Frame 1 (no input): blank canvas, image omitted
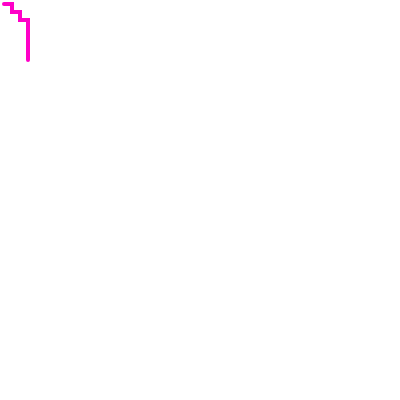
Frame 60 (no input)
Frame 120 (the mouse pressed at the canvas centre since frame 60): blank canvas, image omitted

The p5.js sketch that drew this single still picture (run headless with seeded random() and noise() and a simulated clock; from frame 60 on, the mouse is pressed at the canvas centre):

// p5.js sketch
// ── sketch.js
// Daniel Shiffman
// http://codingtra.in
// http://patreon.com/codingtrain
// Part 1: https://youtu.be/aKYlikFAV4k
// Part 2: https://youtu.be/EaZxUCWAjb0
// Part 3: https://youtu.be/jwRT4PCT6RU

// Function to delete element from the array
function removeFromArray(arr, elt) {
  // Could use indexOf here instead to be more efficient
  for (var i = arr.length - 1; i >= 0; i--) {
    if (arr[i] == elt) {
      arr.splice(i, 1);
    }
  }
}

// An educated guess of how far it is between two points
function heuristic(a, b) {
  var d = dist(a.i, a.j, b.i, b.j);
  // var d = abs(a.i - b.i) + abs(a.j - b.j);
  return d;
}

// How many columns and rows?
var cols = 50;
var rows = 50;

// This will the 2D array
var grid = new Array(cols);

// Open and closed set
var openSet = [];
var closedSet = [];

// Start and end
var start;
var end;

// Width and height of each cell of grid
var w, h;

// The road taken
var path = [];

function setup() {
  createCanvas(400, 400);
  console.log('A*');

  // Grid cell size
  w = width / cols;
  h = height / rows;

  // Making a 2D array
  for (var i = 0; i < cols; i++) {
    grid[i] = new Array(rows);
  }

  for (var i = 0; i < cols; i++) {
    for (var j = 0; j < rows; j++) {
      grid[i][j] = new Spot(i, j);
    }
  }

  // Start and end
  start = grid[0][0];
  end = grid[cols - 1][rows - 1];
  start.wall = false;
  end.wall = false;

  // All the neighbors
  for (var i = 0; i < cols; i++) {
    for (var j = 0; j < rows; j++) {
      grid[i][j].addNeighbors(grid);
    }
  }

  // openSet starts with beginning only
  openSet.push(start);
}

function draw() {

  // Am I still searching?
  if (openSet.length > 0) {

    // Best next option
    var winner = 0;
    for (var i = 0; i < openSet.length; i++) {
      if (openSet[i].f < openSet[winner].f) {
        winner = i;
      }
    }
    var current = openSet[winner];

    // Did I finish?
    if (current === end) {
      noLoop();
      console.log("DONE!");
      createP('Completed!');
    }

    // Best option moves from openSet to closedSet
    removeFromArray(openSet, current);
    closedSet.push(current);

    // Check all the neighbors
    var neighbors = current.neighbors;
    for (var i = 0; i < neighbors.length; i++) {
      var neighbor = neighbors[i];

      // Valid next spot?
      if (!closedSet.includes(neighbor) && !neighbor.wall) {
        var tempG = current.g + heuristic(neighbor, current);

        // Is this a better path than before?
        var newPath = false;
        if (openSet.includes(neighbor)) {
          if (tempG < neighbor.g) {
            neighbor.g = tempG;
            newPath = true;
          }
        } else {
          neighbor.g = tempG;
          newPath = true;
          openSet.push(neighbor);
        }

        // Yes, it's a better path
        if (newPath) {
          neighbor.h = heuristic(neighbor, end);
          neighbor.f = neighbor.g + neighbor.h;
          neighbor.previous = current;
        }
      }

    }
  // Uh oh, no solution
  } else {
    console.log('no solution');
    createP('No solution.');
    noLoop();
    return;
  }

  // Draw current state of everything
  background(255);

  for (var i = 0; i < cols; i++) {
    for (var j = 0; j < rows; j++) {
      grid[i][j].show();
    }
  }

  for (var i = 0; i < closedSet.length; i++) {
    closedSet[i].show(color(255, 0, 0, 50));
  }

  for (var i = 0; i < openSet.length; i++) {
    openSet[i].show(color(0, 255, 0, 50));
  }


  // Find the path by working backwards
  path = [];
  var temp = current;
  path.push(temp);
  while (temp.previous) {
    path.push(temp.previous);
    temp = temp.previous;
  }


  // for (var i = 0; i < path.length; i++) {
    // path[i].show(color(0, 0, 255));
  //}

  // Drawing path as continuous line
  noFill();
  stroke(255, 0, 200);
  strokeWeight(w / 2);
  beginShape();
  for (var i = 0; i < path.length; i++) {
    vertex(path[i].i * w + w / 2, path[i].j * h + h / 2);
  }
  endShape();



}

// ── astarpathfinder.js
function AStarPathFinder(map, start, end, allowDiagonals) {
    this.map = map;
    this.lastCheckedNode = start;
    this.openSet = [];
    // openSet starts with beginning node only
    this.openSet.push(start);
    this.closedSet = [];
    this.start = start;
    this.end = end;
    this.allowDiagonals = allowDiagonals;

    //This function returns a measure of aesthetic preference for
    //use when ordering the openSet. It is used to prioritise
    //between equal standard heuristic scores. It can therefore
    //be anything you like without affecting the ability to find
    //a minimum cost path.

    this.visualDist = function(a, b) {
        return dist(a.i, a.j, b.i, b.j);
    }

    // An educated guess of how far it is between two points

    this.heuristic = function(a, b) {
        var d;
        if (allowDiagonals) {
            d = dist(a.i, a.j, b.i, b.j);
        } else {
            d = abs(a.i - b.i) + abs(a.j - b.j);
        }
        return d;
    }


    //Run one finding step.
    //returns 0 if search ongoing
    //returns 1 if goal reached
    //returns -1 if no solution
    this.step = function() {

        if (this.openSet.length > 0) {

            // Best next option
            var winner = 0;
            for (var i = 1; i < this.openSet.length; i++) {
                if (this.openSet[i].f < this.openSet[winner].f) {
                    winner = i;
                }
                //if we have a tie according to the standard heuristic
                if (this.openSet[i].f == this.openSet[winner].f) {
                    //Prefer to explore options with longer known paths (closer to goal)
                    if (this.openSet[i].g > this.openSet[winner].g) {
                        winner = i;
                    }
                    //if we're using Manhattan distances then also break ties
                    //of the known distance measure by using the visual heuristic.
                    //This ensures that the search concentrates on routes that look
                    //more direct. This makes no difference to the actual path distance
                    //but improves the look for things like games or more closely
                    //approximates the real shortest path if using grid sampled data for
                    //planning natural paths.
                    if (!this.allowDiagonals) {
                        if (this.openSet[i].g == this.openSet[winner].g &&
                            this.openSet[i].vh < this.openSet[winner].vh) {
                            winner = i;
                        }
                    }
                }
            }
            var current = this.openSet[winner];
            this.lastCheckedNode = current;

            // Did I finish?
            if (current === this.end) {
                console.log("DONE!");
                return 1;
            }

            // Best option moves from openSet to closedSet
            removeFromArray(this.openSet, current);
            this.closedSet.push(current);

            // Check all the neighbors
            var neighbors = current.neighbors;
            for (var i = 0; i < neighbors.length; i++) {
                var neighbor = neighbors[i];

                // Valid next spot?
                if (!this.closedSet.includes(neighbor) && !neighbor.wall) {
                    var tempG = current.g + this.heuristic(neighbor, current);

                    // Is this a better path than before?
                    var newPath = false;
                    if (this.openSet.includes(neighbor)) {
                        if (tempG < neighbor.g) {
                            neighbor.g = tempG;
                            newPath = true;
                        }
                    } else {
                        neighbor.g = tempG;
                        newPath = true;
                        this.openSet.push(neighbor);
                    }

                    // Yes, it's a better path
                    if (newPath) {
                        neighbor.h = this.heuristic(neighbor, this.end);
                        if (!this.allowDiagonals) {
                            neighbor.vh = this.visualDist(neighbor, this.end);
                        }
                        neighbor.f = neighbor.g + neighbor.h;
                        neighbor.previous = current;
                    }
                }

            }
            return 0;
            // Uh oh, no solution
        } else {
            console.log('no solution');
            return -1;
        }
    }
}

// ── bspmap.js
function BspMap(cols, rows, x, y, w, h, allowDiagonals){
    this.cols = cols;
    this.rows = rows;
    this.x = x;
    this.y = y;
    this.w = w;
    this.h = h;
    this.allowDiagonals = allowDiagonals;
    this.mainTree;

    this.grid = [];
    this.path = [];
    this.start = {x:0, y:0};
    this.end = {x:cols-1, y:rows-1};

    this.DISCARD_BY_RATIO = true;
    this.H_RATIO = 0.45;
    this.W_RATIO = 0.45;

    this.N_ITERATIONS = 4;

    this.build = function()
    {
        this.grid = [];
        for (var i = 0; i < this.cols; i++) {
            this.grid[i] = [];
            for (var j = 0; j < this.rows; j++) {
                this.grid[i][j] = new Spot(i, j, x + i * w /this.cols, y + j * h / this.rows, w / this.cols, h / this.rows, true);
            }
        }

        var mainContainer = new Container(1, 1, this.cols-2, this.rows-2);
        this.mainTree = this.splitContainer(mainContainer, this.N_ITERATIONS);

        // Write the rooms into the grid
        var leafs = this.mainTree.getLeafs();
        for(var i= 0; i < leafs.length; i++)
        {
            var room = new Room(leafs[i]);
            room.removeWallsFromGrid(this.grid);
        }
        // Write the halls into the grid
        this.carvePath(this.mainTree, this.grid);
        this.carveEntranceAndExit(this.grid, this.start, this.end);

        //Hook up neighbors
        for (var i = 0; i < this.cols; i++) {
            for (var j = 0; j < this.rows; j++) {
                this.grid[i][j].addNeighbors(this.grid, this.allowDiagonals);
            }
        }
    }

    this.carvePath = function(tree, grid)
    {
        if (tree.lchild == undefined || tree.rchild == undefined){
            return;
        }
        var leftX = floor(tree.lchild.leaf.center.x);
        var leftY = floor(tree.lchild.leaf.center.y);
        var rightX = floor(tree.rchild.leaf.center.x);
        var rightY = floor(tree.rchild.leaf.center.y);

        var x = leftX, y = leftY;
        while(x != rightX)
        {
            grid[x][y].wall = false;
            x += Math.sign(rightX - leftX);
        }
        while(y != rightY)
        {
            grid[x][y].wall = false;
            y += Math.sign(rightY - leftY);
        }

        this.carvePath(tree.lchild, grid);
        this.carvePath(tree.rchild, grid);
    }
    this.carveEntranceAndExit = function(grid, startPoint, endPoint)
    {
        // Entrance
        var x = startPoint.x;
        var y = startPoint.y;
        while(grid[x][y].wall)
        {
            grid[x++][y].wall = false;
            grid[x][y++].wall = false;
        }
        x = endPoint.x;
        y = endPoint.y;
        while(grid[x][y].wall)
        {
            grid[x--][y].wall = false;
            grid[x][y--].wall = false;
        }
    }

    this.random = function(min, max)
    {
        return Math.floor(Math.random() * (max - min + 1) + min);
    }

    this.splitContainer = function(container, iteration)
    {
        var root = new Tree(container);
        if(iteration > 0)
        {
            var sr = this.random_split(container);
            root.lchild = this.splitContainer(sr[0], iteration -1);
            root.rchild = this.splitContainer(sr[1], iteration -1);
        }
        return root;
    }
    this.random_split = function(container) {
        var region1, region2;
        if (this.random(0, 1) == 0) {
            // Vertical
            region1 = new Container(
                container.x, container.y,             // region1.x, region1.y
                this.random(1, container.w), container.h   // region1.w, region1.h
            );
            region2 = new Container(
                container.x + region1.w, container.y,      // region2.x, region2.y
                container.w - region1.w, container.h       // region2.w, region2.h
            );

            if (this.DISCARD_BY_RATIO) {
                var region1_w_ratio = region1.w / region1.h;
                var region2_w_ratio = region2.w / region2.h
                if (region1_w_ratio < this.W_RATIO || region2_w_ratio < this.W_RATIO) {
                    return this.random_split(container);
                }
            }
        } else {
            // Horizontal
            region1 = new Container(
                container.x, container.y,             // region1.x, region1.y
                container.w, this.random(1, container.h)   // region1.w, region1.h
            );
            region2 = new Container(
                container.x, container.y + region1.h,      // region2.x, region2.y
                container.w, container.h - region1.h       // region2.w, region2.h
            );

            if (this.DISCARD_BY_RATIO) {
                var region1_h_ratio = region1.h / region1.w;
                var region2_h_ratio = region2.h / region2.w;
                if (region1_h_ratio < this.H_RATIO || region2_h_ratio < this.H_RATIO) {
                    return this.random_split(container)
                };
            }
        }
        return [region1, region2];
    }

    this.draw = function()
    {
        push();
        scale(this.w/this.cols, this.h/this.rows);
        this.mainTree.draw();
        pop();
    }

    this.build();
}

function Tree(leaf)
{
    this.leaf = leaf;
    this.lchild = undefined;
    this.rchild = undefined;

    this.draw = function()
    {
        var leafs = this.getLeafs();

        for(var i = 0; i<leafs.length; i++)
        {
            leafs[i].draw();
            new Room(leafs[i]).draw();
        }
    }

    this.getLeafs = function()
    {
        if (this.lchild === undefined && this.rchild === undefined)
            return [this.leaf]
        else
            return [].concat(this.lchild.getLeafs(), this.rchild.getLeafs())
    }
}

function Container(x, y, w, h)
{
    this.x = x;
    this.y = y;
    this.w = w;
    this.h = h;
    this.center = {x:this.x+this.w/2, y:this.y+this.h/2};

    this.draw = function()
    {
        stroke(0,0,255);
        strokeWeight(1);
        noFill();
        rect(this.x, this.y, this.w, this.h);
    }
}

function Room(container)
{
    this.x = container.x + floor(random(0, Math.floor(container.w/3)));
    this.y = container.y + floor(random(0, Math.floor(container.h/3)));
    this.w = container.w - (this.x - container.x);
    this.h = container.h - (this.y - container.y);
    this.w -= floor(random(0, this.w/3));
    this.h -= floor(random(0, this.w/3));

    this.removeWallsFromGrid = function(grid)
    {
        for(var x=this.x; x < this.x + this.w; x++){
            for(var y = this.y; y < this.y + this.h; y++)
            {
                grid[x][y].wall = false;
            }
        }
    }

    this.draw = function()
    {
        fill(0,255,0);
        noStroke();
        rect(this.x, this.y, this.w, this.h);
    }
}

// ── fullscreen.html
<html>
<head>
  <meta charset="UTF-8">
  <script language="javascript" type="text/javascript" src="libraries/p5.js"></script>
  <script language="javascript" type="text/javascript" src="libraries/p5.dom.js"></script>
  <script language="javascript" type="text/javascript" src="sketch.js"></script>
  <script language="javascript" type="text/javascript" src="spot.js"></script>
  <script language="javascript" type="text/javascript" src="map/mapfactory.js"></script>
  <script language="javascript" type="text/javascript" src="map/searchmap.js"></script>
  <script language="javascript" type="text/javascript" src="map/bspmap.js"></script>
  <script language="javascript" type="text/javascript" src="astarpathfinder.js"></script>
  <style>
    body{
      padding: 0;
      margin: 0;
    }
  </style>
</head>
<body>
</body>
</html>

// ── searchmap.js
function SearchMap(cols, rows, x, y, w, h, allowDiagonals) {
    // How many columns and rows?
    this.cols = cols;
    this.rows = rows;

    // This will the 2D array
    this.grid = [];
    this.path = [];

    this.x = x;
    this.y = y;
    this.w = w;
    this.h = h;

    // Making a 2D array
    for (var i = 0; i < cols; i++) {
        this.grid[i] = [];
    }

    for (var i = 0; i < cols; i++) {
        for (var j = 0; j < rows; j++) {
            var isWall = random(1.0) < (allowDiagonals ? 0.4 : 0.2);
            this.grid[i][j] = new Spot(i, j, x + i * w / cols, y + j * h / rows, w / cols, h / rows, isWall);
        }
    }

    for (var i = 0; i < cols; i++) {
        for (var j = 0; j < rows; j++) {
            this.grid[i][j].addNeighbors(this.grid, allowDiagonals);
        }
    }
}

// ── spot.js
// Daniel Shiffman
// http://codingtra.in
// http://patreon.com/codingtrain
// Part 1: https://youtu.be/aKYlikFAV4k
// Part 2: https://youtu.be/EaZxUCWAjb0
// Part 3: https://youtu.be/jwRT4PCT6RU

// An object to describe a spot in the grid
function Spot(i, j, x, y, width, height, isWall) {
    this.i = i;
    this.j = j;
    this.x = x;
    this.y = y;
    this.width = width;
    this.height = height;

    this.f = 0;
    this.g = 0;
    this.h = 0;
    this.vh = 0; //visual heuristic for tie-breaking
    this.neighbors = [];
    this.previous = undefined;
    this.wall = isWall;

    this.show = function(color) {
        if (this.wall) {
            noStroke();
            fill(0);
            ellipse(this.x + this.width / 2, this.y + this.height / 2, this.width / 2, this.height / 2);

            stroke(0);
            strokeWeight(this.width / 2);

            // Draw line between this and bottom/right neighbor walls
            for (var i = 0; i < this.neighbors.length; i++) {
                var neighbor = this.neighbors[i];
                if (neighbor.wall &&
                    ((neighbor.i > this.i && neighbor.j == this.j) ||
                        (neighbor.i == this.i && neighbor.j > this.j))) {
                    line(this.x + this.width / 2, this.y + this.height / 2,
                        neighbor.x + neighbor.width / 2, neighbor.y + neighbor.height / 2);
                }
            }
        } else if (color) {
            fill(color);
            strokeWeight(0);
            rect(this.x, this.y, this.width, this.height);
        }
    }

    this.addNeighbors = function(grid, allowDiagonals) {
        var rows = grid[0].length;
        var cols = grid.length;
        var i = this.i;
        var j = this.j;
        if (i < cols - 1) {
            this.neighbors.push(grid[i + 1][j]);
        }
        if (i > 0) {
            this.neighbors.push(grid[i - 1][j]);
        }
        if (j < rows - 1) {
            this.neighbors.push(grid[i][j + 1]);
        }
        if (j > 0) {
            this.neighbors.push(grid[i][j - 1]);
        }
        if (allowDiagonals) {
            if (i > 0 && j > 0) {
                this.neighbors.push(grid[i - 1][j - 1]);
            }
            if (i < cols - 1 && j > 0) {
                this.neighbors.push(grid[i + 1][j - 1]);
            }
            if (i > 0 && j < rows - 1) {
                this.neighbors.push(grid[i - 1][j + 1]);
            }
            if (i < cols - 1 && j < rows - 1) {
                this.neighbors.push(grid[i + 1][j + 1]);
            }
        }
    }
}
